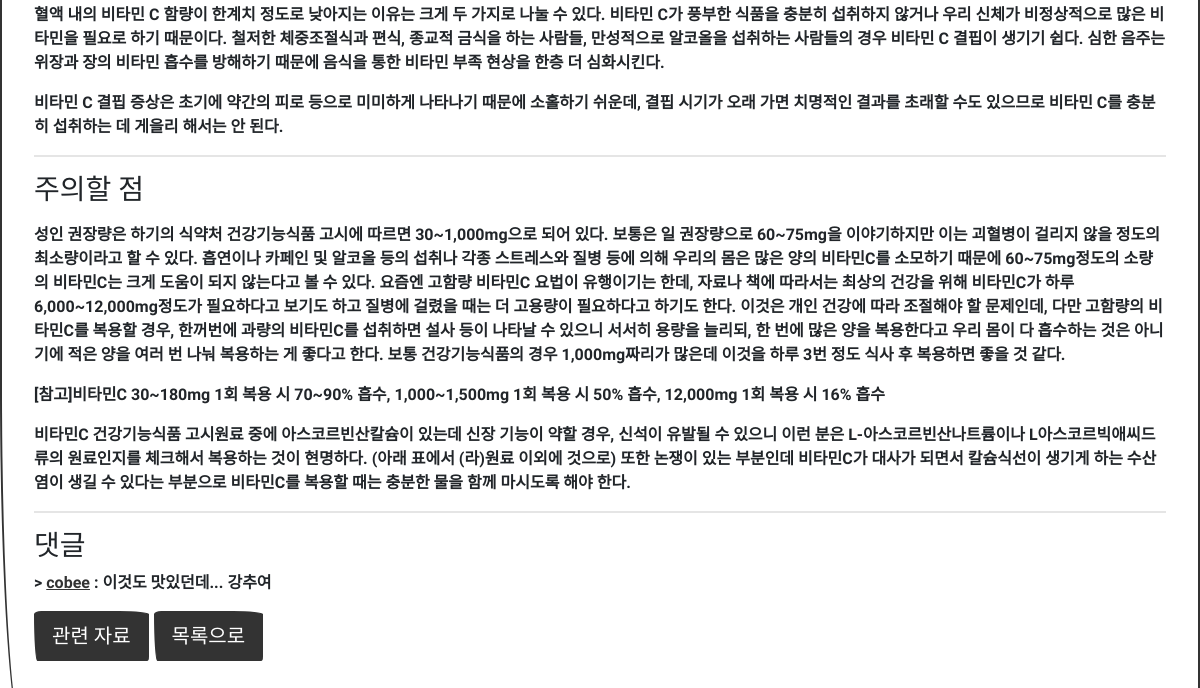
The app's page /pills/pill_detail/3/ (lower part), older data.
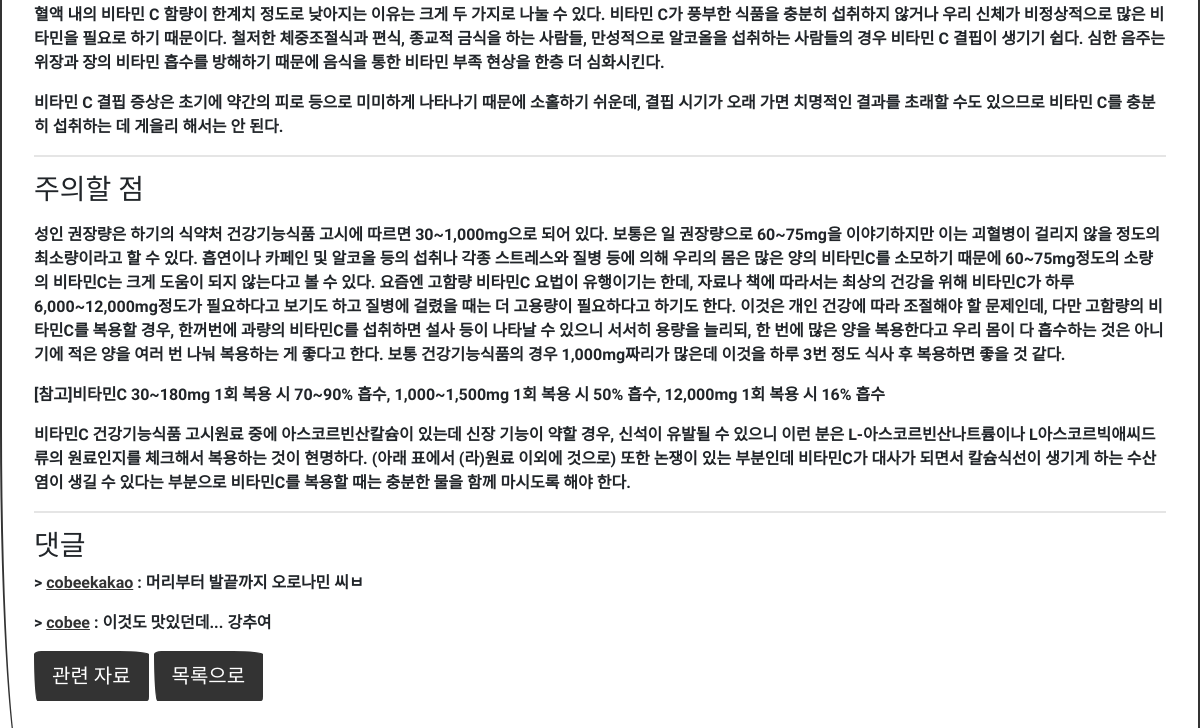
The same page, newer data.
### pills/models.py (models this page shows, shortened)
class Comment(models.Model):
	pills 		= models.ForeignKey(Pills)
	author 		= models.ForeignKey(settings.AUTH_USER_MODEL)
	content 	= models.TextField(max_length=1000, null=False)
	created_at	= models.DateTimeField(auto_now_add=True)
	updated_at 	= models.DateTimeField(auto_now=True)
	class Meta:
		ordering = ['-id']	# 코멘트의 id값 순, 즉 순서대로 보여줌

### pills/views.py (the view)
# urls.py: url(r'^pill_detail/(?P<pk>\d+)/$', PillDetailView.as_view(), name='pill_detail'),
class PillDetailView(DetailView):
	model = Pills
	template_name = 'pills/pill_detail.html'

### pills/models.py (called while the page is built)
	@property
	def like_count(self):
		return self.like_user_set.count()

### pills/templates/pills/pill_detail.html (shortened to what this page needs)
{% extends "base.html" %}
{% block content %}
<div class="jumbotron">
	<p>{{ pills.shortage|linebreaks }}</p>
	<hr/>
	<h3>주의할 점</h3>
	<p>{{ pills.careful|linebreaks }}</p>
	<hr/>
  <h3>댓글</h3>
  {% for comment in pills.comment_set.all %}
    <p> > <a href="{% url 'profiles:user_profile' comment.author.pk %}">{{ comment.author }}</a> : {{ comment.content }}</p>
  {% endfor %}
  <p class="lead">
    <a class="btn btn-primary btn-lg" href="#" role="button">관련 자료</a>
    <a class="btn btn-primary btn-lg" href="#" role="button">목록으로</a>
  </p>
</div>
{% endblock %}

Row changes from the older to the newer data that the page shows:
added Comment: author "cobeekakao", content "머리부터 발끝까지 오로나민 씨ㅂ"
